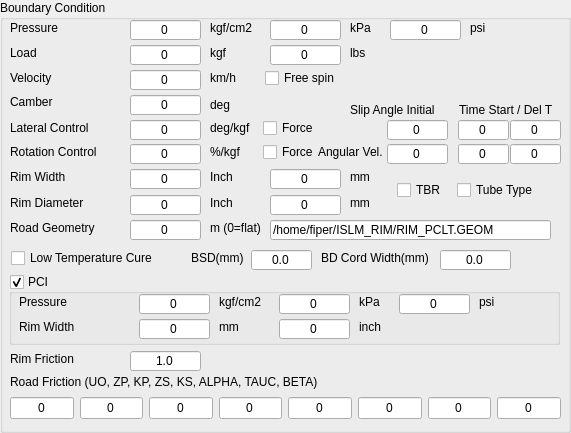
    <widget class="QGroupBox" name="groupBox">
     <property name="minimumSize">
      <size>
       <width>571</width>
       <height>0</height>
      </size>
     </property>
     <property name="maximumSize">
      <size>
       <width>571</width>
       <height>437</height>
      </size>
     </property>
     <property name="title">
      <string>Boundary Condition</string>
     </property>
     <widget class="QLabel" name="label">
      <property name="geometry">
       <rect>
        <x>10</x>
        <y>20</y>
        <width>61</width>
        <height>16</height>
       </rect>
      </property>
      <property name="text">
       <string>Pressure</string>
      </property>
     </widget>
     <widget class="QLineEdit" name="Edit_pressKgf">
      <property name="geometry">
       <rect>
        <x>130</x>
        <y>20</y>
        <width>71</width>
        <height>20</height>
       </rect>
      </property>
      <property name="text">
       <string>0</string>
      </property>
      <property name="alignment">
       <set>Qt::AlignCenter</set>
      </property>
     </widget>
     <widget class="QLabel" name="label_2">
      <property name="geometry">
       <rect>
        <x>210</x>
        <y>20</y>
        <width>51</width>
        <height>16</height>
       </rect>
      </property>
      <property name="text">
       <string>kgf/cm2</string>
      </property>
     </widget>
     <widget class="QLineEdit" name="Edit_presskPa">
      <property name="geometry">
       <rect>
        <x>270</x>
        <y>20</y>
        <width>71</width>
        <height>20</height>
       </rect>
      </property>
      <property name="text">
       <string>0</string>
      </property>
      <property name="alignment">
       <set>Qt::AlignCenter</set>
      </property>
     </widget>
     <widget class="QLabel" name="label_3">
      <property name="geometry">
       <rect>
        <x>350</x>
        <y>20</y>
        <width>31</width>
        <height>16</height>
       </rect>
      </property>
      <property name="text">
       <string>kPa</string>
      </property>
     </widget>
     <widget class="QLabel" name="label_4">
      <property name="geometry">
       <rect>
        <x>470</x>
        <y>20</y>
        <width>31</width>
        <height>16</height>
       </rect>
      </property>
      <property name="text">
       <string>psi</string>
      </property>
     </widget>
     <widget class="QLineEdit" name="Edit_pressPSI">
      <property name="geometry">
       <rect>
        <x>390</x>
        <y>20</y>
        <width>71</width>
        <height>20</height>
       </rect>
      </property>
      <property name="text">
       <string>0</string>
      </property>
      <property name="alignment">
       <set>Qt::AlignCenter</set>
      </property>
     </widget>
     <widget class="QLabel" name="label_6">
      <property name="geometry">
       <rect>
        <x>350</x>
        <y>45</y>
        <width>31</width>
        <height>16</height>
       </rect>
      </property>
      <property name="text">
       <string>lbs</string>
      </property>
     </widget>
     <widget class="QLabel" name="label_7">
      <property name="geometry">
       <rect>
        <x>10</x>
        <y>45</y>
        <width>61</width>
        <height>16</height>
       </rect>
      </property>
      <property name="text">
       <string>Load</string>
      </property>
     </widget>
     <widget class="QLineEdit" name="Edit_loadLbs">
      <property name="geometry">
       <rect>
        <x>270</x>
        <y>45</y>
        <width>71</width>
        <height>20</height>
       </rect>
      </property>
      <property name="text">
       <string>0</string>
      </property>
      <property name="alignment">
       <set>Qt::AlignCenter</set>
      </property>
     </widget>
     <widget class="QLineEdit" name="Edit_loadKgf">
      <property name="geometry">
       <rect>
        <x>130</x>
        <y>45</y>
        <width>71</width>
        <height>20</height>
       </rect>
      </property>
      <property name="text">
       <string>0</string>
      </property>
      <property name="alignment">
       <set>Qt::AlignCenter</set>
      </property>
     </widget>
     <widget class="QLabel" name="label_8">
      <property name="geometry">
       <rect>
        <x>210</x>
        <y>45</y>
        <width>51</width>
        <height>16</height>
       </rect>
      </property>
      <property name="text">
       <string>kgf</string>
      </property>
     </widget>
     <widget class="QLineEdit" name="Edit_velocity">
      <property name="geometry">
       <rect>
        <x>130</x>
        <y>70</y>
        <width>71</width>
        <height>20</height>
       </rect>
      </property>
      <property name="text">
       <string>0</string>
      </property>
      <property name="alignment">
       <set>Qt::AlignCenter</set>
      </property>
     </widget>
     <widget class="QLabel" name="label_15">
      <property name="geometry">
       <rect>
        <x>10</x>
        <y>70</y>
        <width>61</width>
        <height>16</height>
       </rect>
      </property>
      <property name="text">
       <string>Velocity</string>
      </property>
     </widget>
     <widget class="QLabel" name="label_16">
      <property name="geometry">
       <rect>
        <x>210</x>
        <y>70</y>
        <width>51</width>
        <height>16</height>
       </rect>
      </property>
      <property name="text">
       <string>km/h</string>
      </property>
     </widget>
     <widget class="QCheckBox" name="check_freespin">
      <property name="geometry">
       <rect>
        <x>265</x>
        <y>70</y>
        <width>81</width>
        <height>16</height>
       </rect>
      </property>
      <property name="text">
       <string>Free spin</string>
      </property>
     </widget>
     <widget class="QCheckBox" name="check_lateralForce">
      <property name="geometry">
       <rect>
        <x>263</x>
        <y>120</y>
        <width>61</width>
        <height>16</height>
       </rect>
      </property>
      <property name="text">
       <string>Force </string>
      </property>
     </widget>
     <widget class="QLineEdit" name="Edit_lateral">
      <property name="geometry">
       <rect>
        <x>130</x>
        <y>120</y>
        <width>71</width>
        <height>20</height>
       </rect>
      </property>
      <property name="text">
       <string>0</string>
      </property>
      <property name="alignment">
       <set>Qt::AlignCenter</set>
      </property>
     </widget>
     <widget class="QLabel" name="label_18">
      <property name="geometry">
       <rect>
        <x>10</x>
        <y>120</y>
        <width>111</width>
        <height>16</height>
       </rect>
      </property>
      <property name="text">
       <string>Lateral Control</string>
      </property>
     </widget>
     <widget class="QLabel" name="label_17">
      <property name="geometry">
       <rect>
        <x>210</x>
        <y>120</y>
        <width>51</width>
        <height>16</height>
       </rect>
      </property>
      <property name="text">
       <string>deg/kgf</string>
      </property>
     </widget>
     <widget class="QCheckBox" name="check_rotationForce">
      <property name="geometry">
       <rect>
        <x>263</x>
        <y>144</y>
        <width>71</width>
        <height>16</height>
       </rect>
      </property>
      <property name="text">
       <string>Force </string>
      </property>
     </widget>
     <widget class="QLineEdit" name="Edit_Rotation">
      <property name="geometry">
       <rect>
        <x>130</x>
        <y>144</y>
        <width>71</width>
        <height>20</height>
       </rect>
      </property>
      <property name="text">
       <string>0</string>
      </property>
      <property name="alignment">
       <set>Qt::AlignCenter</set>
      </property>
     </widget>
     <widget class="QLabel" name="label_19">
      <property name="geometry">
       <rect>
        <x>10</x>
        <y>144</y>
        <width>111</width>
        <height>16</height>
       </rect>
      </property>
      <property name="text">
       <string>Rotation Control</string>
      </property>
     </widget>
     <widget class="QLabel" name="label_20">
      <property name="geometry">
       <rect>
        <x>210</x>
        <y>144</y>
        <width>51</width>
        <height>16</height>
       </rect>
      </property>
      <property name="text">
       <string>%/kgf</string>
      </property>
     </widget>
     <widget class="QLabel" name="label_21">
      <property name="geometry">
       <rect>
        <x>318</x>
        <y>144</y>
        <width>81</width>
        <height>16</height>
       </rect>
      </property>
      <property name="text">
       <string>Angular Vel.</string>
      </property>
     </widget>
     <widget class="QLineEdit" name="Edit_angularVelocity">
      <property name="geometry">
       <rect>
        <x>387</x>
        <y>144</y>
        <width>61</width>
        <height>20</height>
       </rect>
      </property>
      <property name="text">
       <string>0</string>
      </property>
      <property name="alignment">
       <set>Qt::AlignCenter</set>
      </property>
     </widget>
     <widget class="QLabel" name="label_22">
      <property name="geometry">
       <rect>
        <x>10</x>
        <y>374</y>
        <width>541</width>
        <height>16</height>
       </rect>
      </property>
      <property name="text">
       <string>Road Friction (UO, ZP, KP, ZS, KS, ALPHA, TAUC, BETA) </string>
      </property>
     </widget>
     <widget class="QLabel" name="label_9">
      <property name="geometry">
       <rect>
        <x>10</x>
        <y>169</y>
        <width>61</width>
        <height>16</height>
       </rect>
      </property>
      <property name="text">
       <string>Rim Width</string>
      </property>
     </widget>
     <widget class="QLabel" name="label_13">
      <property name="geometry">
       <rect>
        <x>350</x>
        <y>169</y>
        <width>31</width>
        <height>16</height>
       </rect>
      </property>
      <property name="text">
       <string>mm</string>
      </property>
     </widget>
     <widget class="QLineEdit" name="Edit_RWmm">
      <property name="geometry">
       <rect>
        <x>270</x>
        <y>169</y>
        <width>71</width>
        <height>20</height>
       </rect>
      </property>
      <property name="text">
       <string>0</string>
      </property>
      <property name="alignment">
       <set>Qt::AlignCenter</set>
      </property>
     </widget>
     <widget class="QLineEdit" name="Edit_RWInch">
      <property name="geometry">
       <rect>
        <x>130</x>
        <y>169</y>
        <width>71</width>
        <height>20</height>
       </rect>
      </property>
      <property name="text">
       <string>0</string>
      </property>
      <property name="alignment">
       <set>Qt::AlignCenter</set>
      </property>
     </widget>
     <widget class="QLabel" name="label_10">
      <property name="geometry">
       <rect>
        <x>210</x>
        <y>169</y>
        <width>51</width>
        <height>16</height>
       </rect>
      </property>
      <property name="text">
       <string>Inch</string>
      </property>
     </widget>
     <widget class="QWidget" name="horizontalLayoutWidget">
      <property name="geometry">
       <rect>
        <x>10</x>
        <y>393</y>
        <width>551</width>
        <height>31</height>
       </rect>
      </property>
      <layout class="QHBoxLayout" name="horizontalLayout">
       <item>
        <widget class="QLineEdit" name="Edit_fric1">
         <property name="text">
          <string>0</string>
         </property>
         <property name="alignment">
          <set>Qt::AlignCenter</set>
         </property>
        </widget>
       </item>
       <item>
        <widget class="QLineEdit" name="Edit_fric2">
         <property name="text">
          <string>0</string>
         </property>
         <property name="alignment">
          <set>Qt::AlignCenter</set>
         </property>
        </widget>
       </item>
       <item>
        <widget class="QLineEdit" name="Edit_fric3">
         <property name="text">
          <string>0</string>
         </property>
         <property name="alignment">
          <set>Qt::AlignCenter</set>
         </property>
        </widget>
       </item>
       <item>
        <widget class="QLineEdit" name="Edit_fric4">
         <property name="text">
          <string>0</string>
         </property>
         <property name="alignment">
          <set>Qt::AlignCenter</set>
         </property>
        </widget>
       </item>
       <item>
        <widget class="QLineEdit" name="Edit_fric5">
         <property name="text">
          <string>0</string>
         </property>
         <property name="alignment">
          <set>Qt::AlignCenter</set>
         </property>
        </widget>
       </item>
       <item>
        <widget class="QLineEdit" name="Edit_fric6">
         <property name="text">
          <string>0</string>
         </property>
         <property name="alignment">
          <set>Qt::AlignCenter</set>
         </property>
        </widget>
       </item>
       <item>
        <widget class="QLineEdit" name="Edit_fric7">
         <property name="text">
          <string>0</string>
         </property>
         <property name="alignment">
          <set>Qt::AlignCenter</set>
         </property>
        </widget>
       </item>
       <item>
        <widget class="QLineEdit" name="Edit_fric8">
         <property name="text">
          <string>0</string>
         </property>
         <property name="alignment">
          <set>Qt::AlignCenter</set>
         </property>
        </widget>
       </item>
      </layout>
     </widget>
     <widget class="QLineEdit" name="Edit_RoadDia">
      <property name="geometry">
       <rect>
        <x>130</x>
        <y>220</y>
        <width>71</width>
        <height>20</height>
       </rect>
      </property>
      <property name="toolTip">
       <string>&lt;html&gt;&lt;head/&gt;&lt;body&gt;&lt;p&gt;Flat = 0.0&lt;/p&gt;&lt;p&gt;RR = 1.707&lt;/p&gt;&lt;p&gt;Cleat = 2.5 &lt;/p&gt;&lt;p&gt;Wear = 3.048 &lt;/p&gt;&lt;p&gt;LAT100 = 0.317&lt;/p&gt;&lt;/body&gt;&lt;/html&gt;</string>
      </property>
      <property name="text">
       <string>0</string>
      </property>
      <property name="alignment">
       <set>Qt::AlignCenter</set>
      </property>
     </widget>
     <widget class="QLabel" name="label_27">
      <property name="geometry">
       <rect>
        <x>10</x>
        <y>220</y>
        <width>101</width>
        <height>16</height>
       </rect>
      </property>
      <property name="text">
       <string>Road Geometry</string>
      </property>
     </widget>
     <widget class="QLabel" name="label_28">
      <property name="geometry">
       <rect>
        <x>210</x>
        <y>220</y>
        <width>71</width>
        <height>16</height>
       </rect>
      </property>
      <property name="text">
       <string>m (0=flat)</string>
      </property>
     </widget>
     <widget class="QLabel" name="label_39">
      <property name="geometry">
       <rect>
        <x>350</x>
        <y>195</y>
        <width>31</width>
        <height>16</height>
       </rect>
      </property>
      <property name="text">
       <string>mm</string>
      </property>
     </widget>
     <widget class="QLineEdit" name="Edit_RDmm">
      <property name="geometry">
       <rect>
        <x>270</x>
        <y>195</y>
        <width>71</width>
        <height>20</height>
       </rect>
      </property>
      <property name="text">
       <string>0</string>
      </property>
      <property name="alignment">
       <set>Qt::AlignCenter</set>
      </property>
     </widget>
     <widget class="QLabel" name="label_40">
      <property name="geometry">
       <rect>
        <x>10</x>
        <y>195</y>
        <width>91</width>
        <height>16</height>
       </rect>
      </property>
      <property name="text">
       <string>Rim Diameter</string>
      </property>
     </widget>
     <widget class="QLineEdit" name="Edit_RDinch">
      <property name="geometry">
       <rect>
        <x>130</x>
        <y>195</y>
        <width>71</width>
        <height>20</height>
       </rect>
      </property>
      <property name="text">
       <string>0</string>
      </property>
      <property name="alignment">
       <set>Qt::AlignCenter</set>
      </property>
     </widget>
     <widget class="QLabel" name="label_41">
      <property name="geometry">
       <rect>
        <x>210</x>
        <y>195</y>
        <width>51</width>
        <height>16</height>
       </rect>
      </property>
      <property name="text">
       <string>Inch</string>
      </property>
     </widget>
     <widget class="QLineEdit" name="Edit_RimFriction">
      <property name="geometry">
       <rect>
        <x>130</x>
        <y>351</y>
        <width>71</width>
        <height>20</height>
       </rect>
      </property>
      <property name="text">
       <string>1.0</string>
      </property>
      <property name="alignment">
       <set>Qt::AlignCenter</set>
      </property>
     </widget>
     <widget class="QLabel" name="label_50">
      <property name="geometry">
       <rect>
        <x>10</x>
        <y>351</y>
        <width>81</width>
        <height>16</height>
       </rect>
      </property>
      <property name="text">
       <string>Rim Friction</string>
      </property>
     </widget>
     <widget class="QGroupBox" name="groupBox_Check">
      <property name="geometry">
       <rect>
        <x>9</x>
        <y>274</y>
        <width>551</width>
        <height>71</height>
       </rect>
      </property>
      <property name="title">
       <string>PCI</string>
      </property>
      <property name="checkable">
       <bool>true</bool>
      </property>
      <property name="checked">
       <bool>true</bool>
      </property>
      <widget class="QLabel" name="label_65">
       <property name="geometry">
        <rect>
         <x>10</x>
         <y>45</y>
         <width>61</width>
         <height>16</height>
        </rect>
       </property>
       <property name="text">
        <string>Rim Width</string>
       </property>
      </widget>
      <widget class="QLabel" name="label_66">
       <property name="geometry">
        <rect>
         <x>10</x>
         <y>20</y>
         <width>61</width>
         <height>16</height>
        </rect>
       </property>
       <property name="text">
        <string>Pressure</string>
       </property>
      </widget>
      <widget class="QLineEdit" name="Edit_PCI_press_kPa">
       <property name="geometry">
        <rect>
         <x>270</x>
         <y>20</y>
         <width>71</width>
         <height>20</height>
        </rect>
       </property>
       <property name="text">
        <string>0</string>
       </property>
       <property name="alignment">
        <set>Qt::AlignCenter</set>
       </property>
      </widget>
      <widget class="QLabel" name="label_67">
       <property name="geometry">
        <rect>
         <x>210</x>
         <y>45</y>
         <width>51</width>
         <height>16</height>
        </rect>
       </property>
       <property name="text">
        <string>mm</string>
       </property>
      </widget>
      <widget class="QLineEdit" name="Edit_PCI_RW_inch">
       <property name="geometry">
        <rect>
         <x>270</x>
         <y>45</y>
         <width>71</width>
         <height>20</height>
        </rect>
       </property>
       <property name="text">
        <string>0</string>
       </property>
       <property name="alignment">
        <set>Qt::AlignCenter</set>
       </property>
      </widget>
      <widget class="QLineEdit" name="Edit_PCI_press_psi">
       <property name="geometry">
        <rect>
         <x>390</x>
         <y>20</y>
         <width>71</width>
         <height>20</height>
        </rect>
       </property>
       <property name="text">
        <string>0</string>
       </property>
       <property name="alignment">
        <set>Qt::AlignCenter</set>
       </property>
      </widget>
      <widget class="QLabel" name="label_68">
       <property name="geometry">
        <rect>
         <x>350</x>
         <y>20</y>
         <width>31</width>
         <height>16</height>
        </rect>
       </property>
       <property name="text">
        <string>kPa</string>
       </property>
      </widget>
      <widget class="QLineEdit" name="Edit_PCI_press_kgf">
       <property name="geometry">
        <rect>
         <x>130</x>
         <y>20</y>
         <width>71</width>
         <height>20</height>
        </rect>
       </property>
       <property name="text">
        <string>0</string>
       </property>
       <property name="alignment">
        <set>Qt::AlignCenter</set>
       </property>
      </widget>
      <widget class="QLabel" name="label_69">
       <property name="geometry">
        <rect>
         <x>210</x>
         <y>20</y>
         <width>51</width>
         <height>16</height>
        </rect>
       </property>
       <property name="text">
        <string>kgf/cm2</string>
       </property>
      </widget>
      <widget class="QLineEdit" name="Edit_PCI_RW_mm">
       <property name="geometry">
        <rect>
         <x>130</x>
         <y>45</y>
         <width>71</width>
         <height>20</height>
        </rect>
       </property>
       <property name="text">
        <string>0</string>
       </property>
       <property name="alignment">
        <set>Qt::AlignCenter</set>
       </property>
      </widget>
      <widget class="QLabel" name="label_70">
       <property name="geometry">
        <rect>
         <x>350</x>
         <y>45</y>
         <width>31</width>
         <height>16</height>
        </rect>
       </property>
       <property name="text">
        <string>inch</string>
       </property>
      </widget>
      <widget class="QLabel" name="label_71">
       <property name="geometry">
        <rect>
         <x>470</x>
         <y>20</y>
         <width>31</width>
         <height>16</height>
        </rect>
       </property>
       <property name="text">
        <string>psi</string>
       </property>
      </widget>
     </widget>
     <widget class="QLineEdit" name="Edit_coreWidth">
      <property name="geometry">
       <rect>
        <x>440</x>
        <y>250</y>
        <width>71</width>
        <height>20</height>
       </rect>
      </property>
      <property name="text">
       <string>0.0</string>
      </property>
      <property name="alignment">
       <set>Qt::AlignCenter</set>
      </property>
     </widget>
     <widget class="QCheckBox" name="check_LowCure">
      <property name="geometry">
       <rect>
        <x>11</x>
        <y>250</y>
        <width>171</width>
        <height>16</height>
       </rect>
      </property>
      <property name="text">
       <string>Low Temperature Cure</string>
      </property>
      <property name="checked">
       <bool>false</bool>
      </property>
     </widget>
     <widget class="QLineEdit" name="Edit_BSD">
      <property name="geometry">
       <rect>
        <x>251</x>
        <y>250</y>
        <width>61</width>
        <height>20</height>
       </rect>
      </property>
      <property name="text">
       <string>0.0</string>
      </property>
      <property name="alignment">
       <set>Qt::AlignCenter</set>
      </property>
     </widget>
     <widget class="QLabel" name="label_73">
      <property name="geometry">
       <rect>
        <x>321</x>
        <y>250</y>
        <width>121</width>
        <height>16</height>
       </rect>
      </property>
      <property name="text">
       <string>BD Cord Width(mm)</string>
      </property>
     </widget>
     <widget class="QLabel" name="label_72">
      <property name="geometry">
       <rect>
        <x>191</x>
        <y>250</y>
        <width>61</width>
        <height>16</height>
       </rect>
      </property>
      <property name="text">
       <string>BSD(mm)</string>
      </property>
     </widget>
     <widget class="QLabel" name="label_camber_deg">
      <property name="geometry">
       <rect>
        <x>210</x>
        <y>95</y>
        <width>31</width>
        <height>20</height>
       </rect>
      </property>
      <property name="text">
       <string>deg</string>
      </property>
     </widget>
     <widget class="QLineEdit" name="Edit_camber">
      <property name="geometry">
       <rect>
        <x>130</x>
        <y>95</y>
        <width>71</width>
        <height>20</height>
       </rect>
      </property>
      <property name="text">
       <string>0</string>
      </property>
      <property name="alignment">
       <set>Qt::AlignCenter</set>
      </property>
     </widget>
     <widget class="QLabel" name="label_camber">
      <property name="geometry">
       <rect>
        <x>10</x>
        <y>94</y>
        <width>51</width>
        <height>16</height>
       </rect>
      </property>
      <property name="text">
       <string>Camber</string>
      </property>
     </widget>
     <widget class="QLineEdit" name="Edit_RimGeo">
      <property name="geometry">
       <rect>
        <x>270</x>
        <y>220</y>
        <width>281</width>
        <height>20</height>
       </rect>
      </property>
      <property name="text">
       <string>/home/fiper/ISLM_RIM/RIM_PCLT.GEOM</string>
      </property>
      <property name="alignment">
       <set>Qt::AlignLeading|Qt::AlignLeft|Qt::AlignVCenter</set>
      </property>
     </widget>
     <widget class="QCheckBox" name="check_GroupTBR">
      <property name="geometry">
       <rect>
        <x>397</x>
        <y>182</y>
        <width>51</width>
        <height>16</height>
       </rect>
      </property>
      <property name="text">
       <string>TBR</string>
      </property>
     </widget>
     <widget class="QCheckBox" name="check_Tube">
      <property name="geometry">
       <rect>
        <x>457</x>
        <y>182</y>
        <width>91</width>
        <height>16</height>
       </rect>
      </property>
      <property name="text">
       <string>Tube Type</string>
      </property>
     </widget>
     <widget class="QLineEdit" name="Edit_SA_Start">
      <property name="geometry">
       <rect>
        <x>387</x>
        <y>120</y>
        <width>61</width>
        <height>20</height>
       </rect>
      </property>
      <property name="text">
       <string>0</string>
      </property>
      <property name="alignment">
       <set>Qt::AlignCenter</set>
      </property>
     </widget>
     <widget class="QLabel" name="label_RelaxationFy_SA">
      <property name="geometry">
       <rect>
        <x>350</x>
        <y>100</y>
        <width>101</width>
        <height>20</height>
       </rect>
      </property>
      <property name="text">
       <string>Slip Angle Initial</string>
      </property>
     </widget>
     <widget class="QLineEdit" name="Edit_SA_TimeStart">
      <property name="geometry">
       <rect>
        <x>458</x>
        <y>120</y>
        <width>51</width>
        <height>20</height>
       </rect>
      </property>
      <property name="text">
       <string>0</string>
      </property>
      <property name="alignment">
       <set>Qt::AlignCenter</set>
      </property>
     </widget>
     <widget class="QLineEdit" name="Edit_SA_TimeDuration">
      <property name="geometry">
       <rect>
        <x>510</x>
        <y>120</y>
        <width>51</width>
        <height>20</height>
       </rect>
      </property>
      <property name="text">
       <string>0</string>
      </property>
      <property name="alignment">
       <set>Qt::AlignCenter</set>
      </property>
     </widget>
     <widget class="QLabel" name="label_RelaxationFy_Time">
      <property name="geometry">
       <rect>
        <x>459</x>
        <y>100</y>
        <width>111</width>
        <height>20</height>
       </rect>
      </property>
      <property name="text">
       <string>Time Start / Del T</string>
      </property>
     </widget>
     <widget class="QLineEdit" name="Edit_SR_TimeDuration">
      <property name="geometry">
       <rect>
        <x>510</x>
        <y>144</y>
        <width>51</width>
        <height>20</height>
       </rect>
      </property>
      <property name="text">
       <string>0</string>
      </property>
      <property name="alignment">
       <set>Qt::AlignCenter</set>
      </property>
     </widget>
     <widget class="QLineEdit" name="Edit_SR_TimeStart">
      <property name="geometry">
       <rect>
        <x>458</x>
        <y>144</y>
        <width>51</width>
        <height>20</height>
       </rect>
      </property>
      <property name="text">
       <string>0</string>
      </property>
      <property name="alignment">
       <set>Qt::AlignCenter</set>
      </property>
     </widget>
    </widget>
